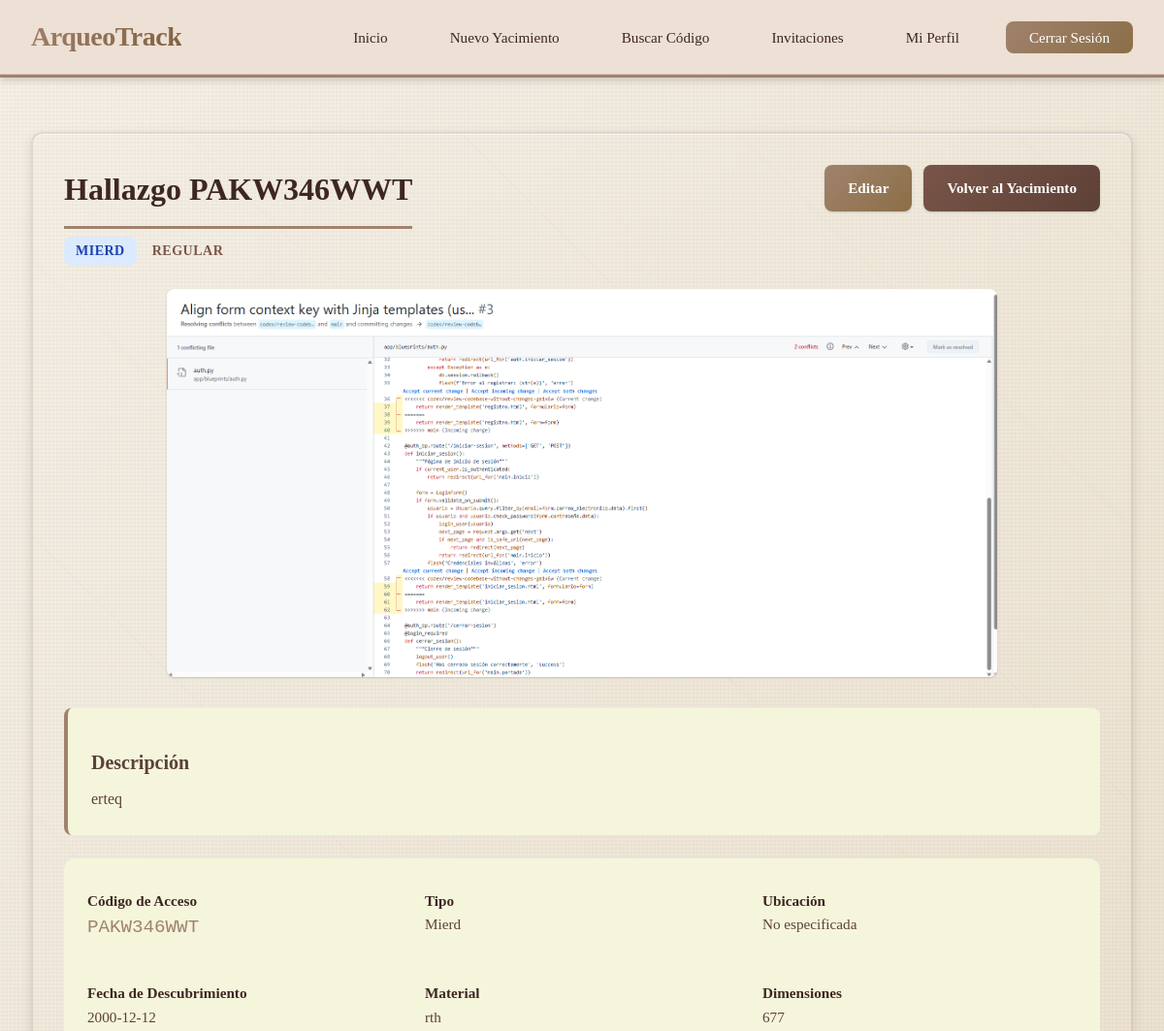
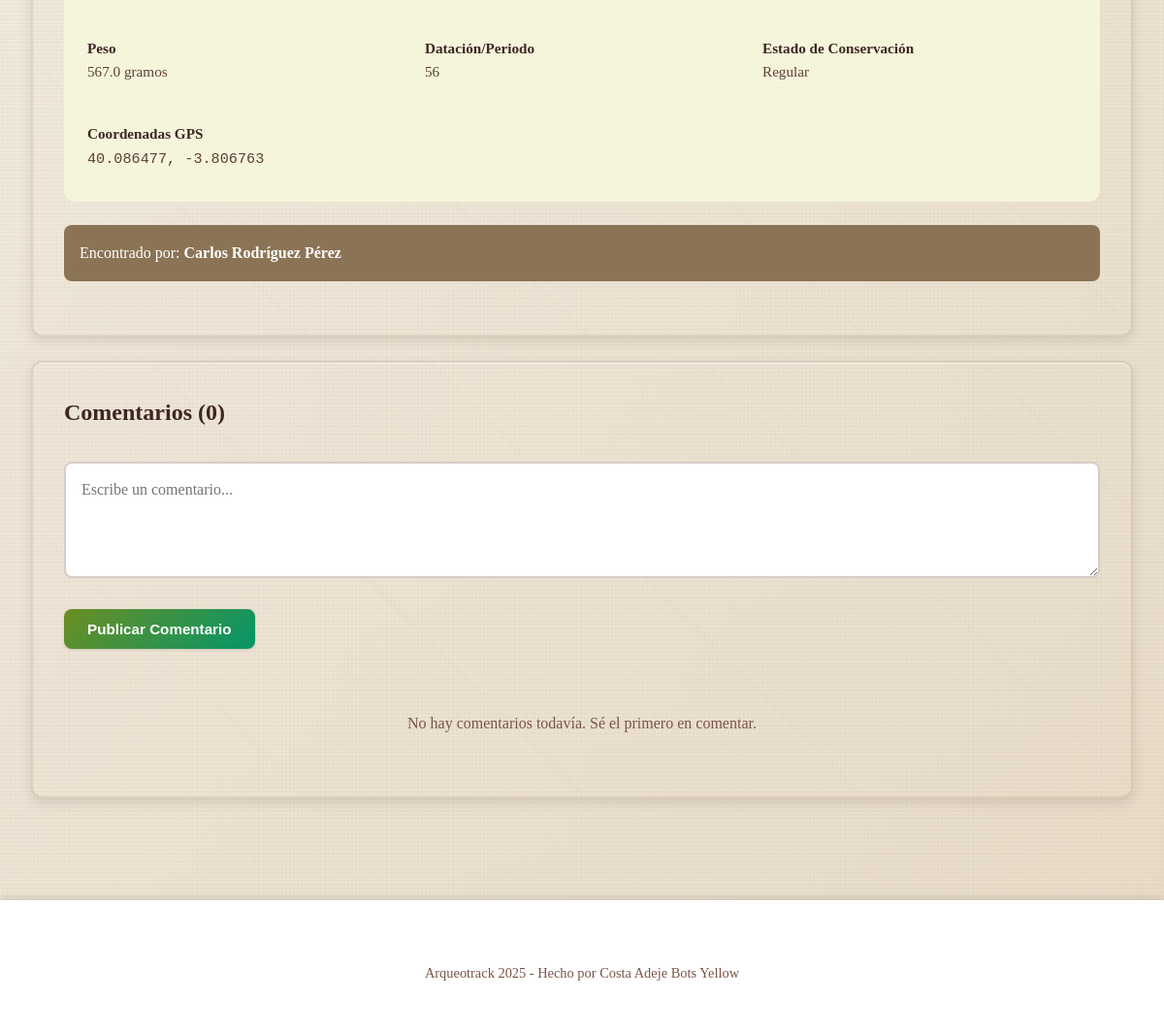
The app's page /hallazgo/1 (signed in) with its own data (2 pictures, top to bottom).
### app/models/hallazgo.py (models this page shows, shortened)
class Hallazgo(db.Model):
    __tablename__ = 'hallazgos'
    id = db.Column(db.Integer, primary_key=True)
    codigo_acceso = db.Column(db.String(10), unique=True, nullable=False, index=True)
    user_id = db.Column(db.Integer, db.ForeignKey('usuarios.id'), nullable=False, index=True)
    yacimiento_id = db.Column(db.Integer, db.ForeignKey('yacimientos.id'), index=True)
    sector_id = db.Column(db.Integer, db.ForeignKey('sectores.id'), index=True)
    encontrado_por_id = db.Column(db.Integer, db.ForeignKey('usuarios.id'))
    tipo = db.Column(db.String(100))
    material = db.Column(db.String(100))
    datacion = db.Column(db.String(100))
    descripcion = db.Column(db.Text)
    notas = db.Column(db.Text)
    ubicacion = db.Column(db.String(200))
    lat = db.Column(db.Float)
    lng = db.Column(db.Float)
    altitud = db.Column(db.Float)
    dimensiones = db.Column(db.String(100))
    peso = db.Column(db.Float)  # En gramos
    estado_conservacion = db.Column(db.String(50))
    foto = db.Column(db.String(200))
    fecha = db.Column(db.Date)
    proceso_extraccion = db.Column(db.Text)
    destino = db.Column(db.String(200))
    fecha_registro = db.Column(db.DateTime, default=datetime.utcnow, nullable=False)
    fecha_actualizacion = db.Column(db.DateTime, default=datetime.utcnow, onupdate=datetime.utcnow)
    propietario = db.relationship(
        'Usuario',
        back_populates='hallazgos',
        foreign_keys=[user_id]
    )
    encontrado_por = db.relationship(
        'Usuario',
        back_populates='hallazgos_encontrados',
        foreign_keys=[encontrado_por_id]
    )
    yacimiento = db.relationship(
        'Yacimiento',
        back_populates='hallazgos'
    )
    sector = db.relationship(
        'Sector',
        back_populates='hallazgos'
    )
    comentarios = db.relationship(
        'Comentario',
        back_populates='hallazgo',
        cascade='all, delete-orphan',
        lazy='dynamic',
        order_by='Comentario.fecha.desc()'
    )
    eventos = db.relationship(
        'Evento',
        back_populates='hallazgo',
        lazy='dynamic'
    )
    __table_args__ = (
        db.Index('idx_hallazgos_yacimiento_fecha', 'yacimiento_id', 'fecha'),
        db.Index('idx_hallazgos_tipo', 'tipo'),
    )

### app/models/user.py (models this page shows, shortened)
class Usuario(db.Model, UserMixin):
    __tablename__ = 'usuarios'
    id = db.Column(db.Integer, primary_key=True)
    nombre_usuario = db.Column(db.String(80), unique=True, nullable=False, index=True)
    email = db.Column(db.String(120), unique=True, nullable=False, index=True)
    password_hash = db.Column(db.String(200), nullable=False)
    nombre = db.Column(db.String(100), nullable=False)
    apellidos = db.Column(db.String(100), nullable=False)
    fecha_nacimiento = db.Column(db.Date, nullable=False)
    ocupacion = db.Column(db.String(50), nullable=True)
    fecha_registro = db.Column(db.DateTime, default=datetime.utcnow)
    activo = db.Column(db.Boolean, default=True)
    rol = db.Column(db.String(20), default='arqueologo')
    yacimientos = db.relationship('Yacimiento', back_populates='propietario', lazy='dynamic')
    hallazgos = db.relationship('Hallazgo', back_populates='propietario', lazy='dynamic', foreign_keys='Hallazgo.user_id')
    hallazgos_encontrados = db.relationship('Hallazgo', back_populates='encontrado_por', lazy='dynamic', foreign_keys='Hallazgo.encontrado_por_id')
    eventos = db.relationship('Evento', back_populates='usuario', lazy='dynamic')
    comentarios = db.relationship('Comentario', back_populates='usuario', lazy='dynamic')
    fases_responsable = db.relationship('FaseProyecto', back_populates='responsable', lazy='dynamic')
    invitaciones_enviadas = db.relationship('Invitacion', back_populates='invitado_por', lazy='dynamic', foreign_keys='Invitacion.invitado_por_id')
    invitaciones_recibidas = db.relationship('Invitacion', back_populates='invitado', lazy='dynamic', foreign_keys='Invitacion.invitado_id')

### app/blueprints/hallazgo.py (the view)
@hallazgo_bp.route('/hallazgo/<int:hallazgo_id>')
@login_required
def detalle(hallazgo_id):
    hallazgo = Hallazgo.query.get_or_404(hallazgo_id)
    es_propietario_yacimiento = hallazgo.yacimiento and hallazgo.yacimiento.user_id == current_user.id
    if hallazgo.user_id != current_user.id and not es_propietario_yacimiento and not Invitacion.query.filter_by(
        yacimiento_id=hallazgo.yacimiento_id,
        invitado_id=current_user.id,
        estado='aceptada'
    ).first():
        abort(403)
    puede_editar = hallazgo.user_id == current_user.id or es_propietario_yacimiento or Invitacion.query.filter_by(
        yacimiento_id=hallazgo.yacimiento_id,
        invitado_id=current_user.id,
        estado='aceptada',
        rol='editor'
    ).first() or Invitacion.query.filter_by(
        yacimiento_id=hallazgo.yacimiento_id,
        invitado_id=current_user.id,
        estado='aceptada',
        rol='asistente'
    ).first()
    comentarios = Comentario.query.filter_by(hallazgo_id=hallazgo_id).order_by(Comentario.fecha.desc()).all()
    return render_template(
        'hallazgos/detalle.html',
        hallazgo=hallazgo,
        comentarios=comentarios,
        puede_editar=puede_editar,
        time_ago=time_ago
    )

### templates/hallazgos/detalle.html (shortened to what this page needs)
{% extends "base.html" %}
{% block content %}
<div class="main-content">
    <div class="card">
        <div style="display: flex; justify-content: space-between; align-items: start; flex-wrap: wrap; gap: 1rem; margin-bottom: 1.5rem;">
            <div>
                <h1 style="margin-bottom: 0.5rem;">Hallazgo {{ hallazgo.codigo_acceso }}</h1>
                <p style="color: var(--gray); margin: 0;">
                    <span class="badge badge-info">{{ hallazgo.tipo|title if hallazgo.tipo else 'Sin clasificar' }}</span>
                    {% if hallazgo.estado_conservacion %}
                    <span class="badge badge-secondary">{{ hallazgo.estado_conservacion|title }}</span>
                    {% endif %}
                </p>
            </div>
            <div class="button-group" style="margin: 0;">
                <a href="/editar_hallazgo/{{ hallazgo.id }}" class="btn">Editar</a>
                <a href="/yacimiento/{{ hallazgo.yacimiento_id }}" class="btn btn-secondary">Volver al Yacimiento</a>
            </div>
        </div>
        {% if hallazgo.foto %}
        <div style="margin: 1.5rem 0; text-align: center;">
            <img src="/uploads/{{ hallazgo.foto }}" alt="Foto del hallazgo" style="max-width: 100%; max-height: 400px; border-radius: var(--border-radius); box-shadow: var(--shadow);">
        </div>
        {% endif %}
        {% if hallazgo.descripcion %}
        <div style="margin: 1.5rem 0; padding: 1.5rem; background: var(--light-gray); border-radius: var(--border-radius); border-left: 4px solid var(--primary-color);">
            <h3>Descripción</h3>
            <p style="color: var(--dark-secondary); line-height: 1.7; margin: 0.5rem 0 0 0;">
                {{ hallazgo.descripcion }}
            </p>
        </div>
        {% endif %}
        <div class="detail-grid" style="display: grid; grid-template-columns: repeat(auto-fit, minmax(250px, 1fr)); gap: 1.5rem; padding: 1.5rem; background: var(--light-gray); border-radius: var(--border-radius-lg);">
            <div class="detail-item">
                <strong>Código de Acceso</strong><br>
                <span style="color: var(--primary-color); font-family: monospace; font-size: 1.2rem;">{{ hallazgo.codigo_acceso }}</span>
            </div>
            <div class="detail-item">
                <strong>Tipo</strong><br>
                <span style="color: var(--dark-secondary);">{{ hallazgo.tipo|title if hallazgo.tipo else 'No especificado' }}</span>
            </div>
            <div class="detail-item">
                <strong>Ubicación</strong><br>
                <span style="color: var(--dark-secondary);">{{ hallazgo.ubicacion or 'No especificada' }}</span>
            </div>
            <div class="detail-item">
                <strong>Fecha de Descubrimiento</strong><br>
                <span style="color: var(--dark-secondary);">{{ hallazgo.fecha or 'No especificada' }}</span>
            </div>
            {% if hallazgo.material %}
            <div class="detail-item">
                <strong>Material</strong><br>
                <span style="color: var(--dark-secondary);">{{ hallazgo.material }}</span>
            </div>
            {% endif %}
            {% if hallazgo.dimensiones %}
            <div class="detail-item">
                <strong>Dimensiones</strong><br>
                <span style="color: var(--dark-secondary);">{{ hallazgo.dimensiones }}</span>
            </div>
            {% endif %}
            {% if hallazgo.peso %}
            <div class="detail-item">
                <strong>Peso</strong><br>
                <span style="color: var(--dark-secondary);">{{ hallazgo.peso }} gramos</span>
            </div>
            {% endif %}
            {% if hallazgo.datacion %}
            <div class="detail-item">
                <strong>Datación/Periodo</strong><br>
                <span style="color: var(--dark-secondary);">{{ hallazgo.datacion }}</span>
            </div>
            {% endif %}
            {% if hallazgo.estado_conservacion %}
            <div class="detail-item">
                <strong>Estado de Conservación</strong><br>
                <span style="color: var(--dark-secondary);">{{ hallazgo.estado_conservacion|title }}</span>
            </div>
            {% endif %}
            {% if hallazgo.lat and hallazgo.lng %}
            <div class="detail-item" style="grid-column: span 2;">
                <strong>Coordenadas GPS</strong><br>
                <span style="color: var(--dark-secondary); font-family: monospace;">{{ hallazgo.lat }}, {{ hallazgo.lng }}</span>
            </div>
            {% endif %}
        </div>
        {% if hallazgo.encontrado_por %}
        <div style="margin: 1.5rem 0; padding: 1rem; background: var(--info-color); color: white; border-radius: var(--border-radius);">
            Encontrado por: <strong>{{ hallazgo.encontrado_por.nombre }} {{ hallazgo.encontrado_por.apellidos }}</strong>
        </div>
        {% endif %}
    </div>
    <div class="card">
        <h2 style="margin-bottom: 1.5rem; border: none;">Comentarios ({{ comentarios|length }})</h2>
        <form method="POST" action="/comentar_hallazgo/{{ hallazgo.id }}" style="margin-bottom: 2rem;">
            <div class="form-group">
                <textarea name="texto" class="form-control" rows="3" placeholder="Escribe un comentario..." required></textarea>
            </div>
            <button type="submit" class="btn btn-success">Publicar Comentario</button>
        </form>
        {% if comentarios %}
        <div style="display: flex; flex-direction: column; gap: 1rem;">
            {% for comentario in comentarios %}
            <div style="padding: 1rem; background: var(--light-gray); border-radius: var(--border-radius); border-left: 3px solid var(--primary-color);">
                <div style="display: flex; justify-content: space-between; align-items: start; margin-bottom: 0.5rem;">
                    <strong style="color: var(--primary-color);">{{ comentario.usuario.nombre_usuario }}</strong>
                    <span style="color: var(--gray); font-size: var(--font-sm);">{{ comentario.fecha.strftime('%d/%m/%Y %H:%M') }}</span>
                </div>
                <p style="margin: 0; color: var(--dark-secondary);">{{ comentario.texto }}</p>
                {% if comentario.usuario_id == current_user.id or hallazgo.user_id == current_user.id %}
                <form method="POST" action="/eliminar_comentario/{{ comentario.id }}" style="margin-top: 0.5rem;">
                    <input type="hidden" name="csrf_token" value="{{ csrf_token() }}">
                    <button type="submit" class="btn btn-danger" style="padding: 0.25rem 0.5rem; font-size: var(--font-sm);" onclick="return confirm('¿Eliminar este comentario?')">Eliminar</button>
                </form>
                {% endif %}
            </div>
            {% endfor %}
        </div>
        {% else %}
        <p style="color: var(--gray); text-align: center; padding: 2rem;">No hay comentarios todavía. Sé el primero en comentar.</p>
        {% endif %}
    </div>
</div>
{% endblock %}

### templates/base.html (shortened to what this page needs)
<!DOCTYPE html>
<html lang="es">
<head>
    <link rel="stylesheet" href="{{ url_for('static', filename='css/styles.css') }}">
</head>
<body>
    <nav>
        <div class="nav-container">
            <div class="logo">
                <a href="{% if current_user.is_authenticated %}/inicio{% else %}/{% endif %}">
                    ArqueoTrack
                </a>
            </div>
            <ul class="nav-menu">
                {% block nav_links %}
                {% if current_user.is_authenticated %}
                    <li><a href="/inicio" class="nav-link">Inicio</a></li>
                    <li><a href="/nuevo_yacimiento" class="nav-link">Nuevo Yacimiento</a></li>
                    <li><a href="/buscar_codigo" class="nav-link">Buscar Código</a></li>
                    <li><a href="/mis_invitaciones" class="nav-link">Invitaciones</a></li>
                    <li><a href="/perfil" class="nav-link">Mi Perfil</a></li>
                    <li><a href="/cerrar-sesion" class="nav-link btn-nav-primary">Cerrar Sesión</a></li>
                {% else %}
                    <li><a href="/" class="nav-link">Inicio</a></li>
                    <li><a href="/iniciar-sesion" class="nav-link">Iniciar Sesión</a></li>
                    <li><a href="/registro" class="nav-link btn-nav-primary">Registrarse</a></li>
                {% endif %}
                {% endblock %}
            </ul>
        </div>
    </nav>
    <main>
        {% block content %}{% endblock %}
    </main>
    <footer class="footer">
        <div class="footer-content" style="text-align: center; padding: 1rem; margin-top: 1rem;">
            <p style="margin: 0; font-size: 0.9rem;">Arqueotrack 2025 - Hecho por Costa Adeje Bots Yellow</p>
        </div>
    </footer>
</body>
</html>

### records on screen
Hallazgo: codigo_acceso "PAKW346WWT", tipo "MIERD", estado_conservacion "REGULAR", foto (picture), descripcion "erteq", tipo "Mierd", ubicacion "No especificada", fecha "2000-12-12", material "rth", dimensiones "677", peso "567.0", datacion "56", estado_conservacion "Regular", lat "40.086477", lng "-3.806763"
Usuario: encontrado_por.nombre "Carlos", encontrado_por.apellidos "Rodríguez Pérez"

### other values on screen
{{ comentarios|length }} "0"
